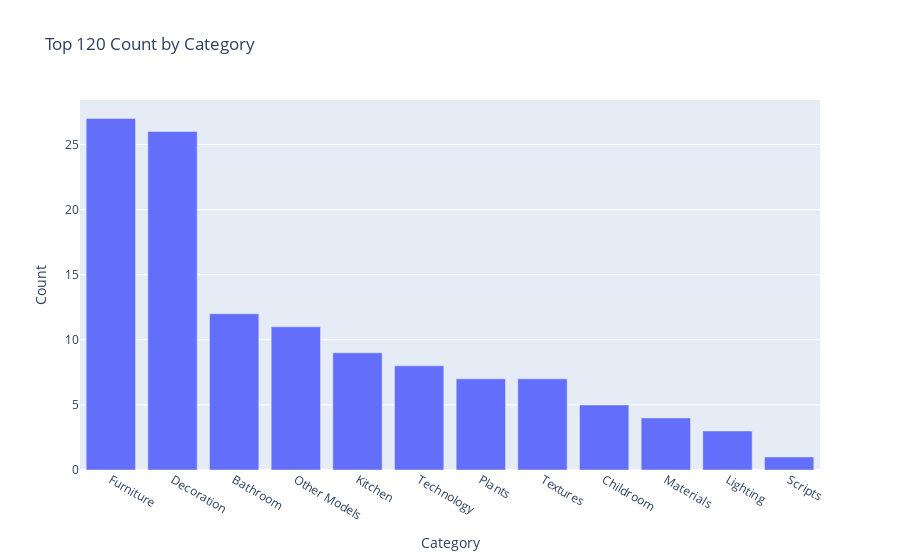

The notebook cell saved with this chart:
### Code cell
result_grouped_cat = result_vis.groupby(by=['Category'], as_index=False).size()
result_grouped_cat.columns = ['Category', 'Count']
result_grouped_sort = result_grouped_cat.sort_values(by='Count', ascending=False) # type: ignore

fig1 = px.bar(result_grouped_sort, x='Category', y='Count', title='Top 120 Count by Category')
fig1.show()

### Figure 1 — Plotly figure (JSON) as saved in the notebook; plotly's stock layout.template omitted (floating-point values rounded to 4 significant figures)
{"data": [{"alignmentgroup": "True", "hovertemplate": "Category=%{x}<br>Count=%{y}<extra></extra>", "legendgroup": "", "marker": {"color": "#636efa", "pattern": {"shape": ""}}, "name": "", "offsetgroup": "", "orientation": "v", "showlegend": false, "textposition": "auto", "type": "bar", "x": ["Furniture", "Decoration", "Bathroom", "Other Models", "Kitchen", "Technology", "Plants", "Textures", "Childroom", "Materials", "Lighting", "Scripts"], "xaxis": "x", "y": [27, 26, 12, 11, 9, 8, 7, 7, 5, 4, 3, 1], "yaxis": "y"}], "layout": {"barmode": "relative", "legend": {"tracegroupgap": 0}, "title": {"text": "Top 120 Count by Category"}, "xaxis": {"anchor": "y", "domain": [0, 1], "title": {"text": "Category"}}, "yaxis": {"anchor": "x", "domain": [0, 1], "title": {"text": "Count"}}}}
